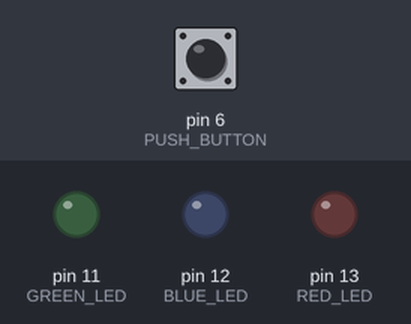
Simulated run of this sketch. Board: Arduino Uno, built with avr-gcc and run on an emulated ATmega328P. Parts: output pins drawn as LEDs (lit = HIGH). Dashed ring = blinking. The inputs (shaded band) are chosen by the test bench; at power-on: pin 6 (PUSH_BUTTON) HIGH.

Above: at 1.2 s.
1.3 s: pin 6 (PUSH_BUTTON) pulled LOW for 0.15 s
At 2.6 s:
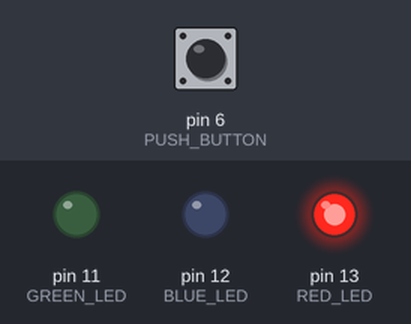
2.9 s: pin 6 (PUSH_BUTTON) pulled LOW for 1 s
At 4.34 s:
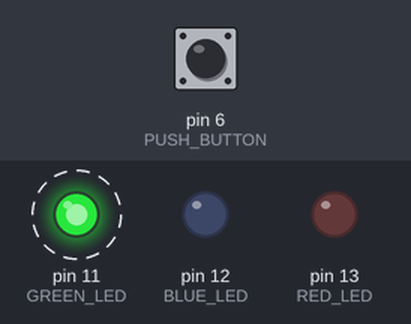
6.9 s: pin 6 (PUSH_BUTTON) pulled LOW for 3.2 s
At 10.64 s:
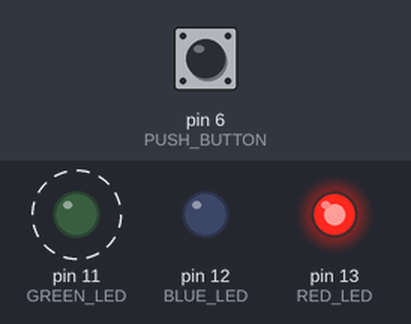
Timing chart, 0 to 17.6 s (numbered marks = the images above; inputs shaded):
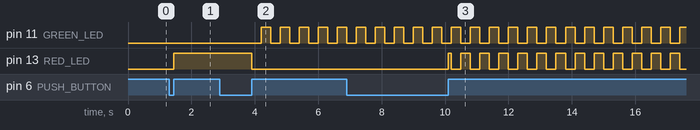

The sketch:

Switches.ino
```cpp
/*
Nick Tasche
1.18.2017
This program moves between different LED lighting sequences depending on how many times a button has been pushed. There are currently 4 states the LEDs can be in.

*/

//init LEDs
const int RED_LED = 13;
const int BLUE_LED = 12;
const int GREEN_LED = 11;

//init Button
const int PUSH_BUTTON = 6;

//creates two variables to compare based of digitalRead of the button for press detection. Val updates count to continue the input loop.
int buttonState = 0;
int val = 0;
int count = 0;

//variable for millis()
unsigned long previousMillis1 = 0;

//delay variables for millis()
const long interval1 = 300;
const long interval2 = 600;


void setup()
{
  //set pins for output
  pinMode(RED_LED, OUTPUT);
  pinMode(BLUE_LED, OUTPUT);
  pinMode(GREEN_LED, OUTPUT);

  Serial.begin (9600);

  //set buttonState at beginning of sequence
  buttonState = digitalRead(PUSH_BUTTON);
}

void loop()
{
  //Main loop assigns which sequence will be used
  while (count < 4)
  {
    //create var for millis()
    unsigned long currentMillis = millis();

    //update val for compare to buttonState
    val = digitalRead(PUSH_BUTTON);

    //Serial.println(count); For checking the loop.

    //updates count once button is released.
    if(val != buttonState)
    {
      if (buttonState == LOW)
      {
      count = count + 1;
      }

    }
    //first sequence - off
    if (count == 0)
    {
      digitalWrite (RED_LED,LOW);
      digitalWrite(GREEN_LED, LOW);
      digitalWrite (BLUE_LED,LOW);
    }

    //second sequence - one LED on constant
    if (count == 1)
    {
      digitalWrite (RED_LED,HIGH);
      digitalWrite(GREEN_LED, LOW);
      digitalWrite (BLUE_LED,LOW);
    }

    //third sequence - blinks single LED
    if (count == 2)
    {
      if (currentMillis - previousMillis1 >= interval1)
      {
        digitalWrite (RED_LED,LOW);
        digitalWrite(GREEN_LED, HIGH);
        digitalWrite (BLUE_LED,LOW);
      }

      if (currentMillis - previousMillis1 < interval1)
      {
        digitalWrite (RED_LED,LOW);
        digitalWrite(GREEN_LED, LOW);
        digitalWrite (BLUE_LED,LOW);
      }

      if (currentMillis - previousMillis1 >= interval2)
      {
        previousMillis1 = currentMillis;
      }

     }

    //fourth sequence blinks between two LEDS
    if (count == 3)
    {
      if (currentMillis - previousMillis1 >= interval1)
      {
        digitalWrite (RED_LED,LOW);
        digitalWrite(GREEN_LED, HIGH);
        digitalWrite (BLUE_LED,LOW);
      }

      if (currentMillis - previousMillis1 < interval1)
      {
        digitalWrite (RED_LED,HIGH);
        digitalWrite(GREEN_LED, LOW);
        digitalWrite (BLUE_LED,LOW);
      }

      if (currentMillis - previousMillis1 >= interval2)
      {
        previousMillis1 = currentMillis;
      }
    }

    //update buttonState for comparison
    buttonState = val;

    }
    //reset count for loop
    count = 0;

}
```

Measured:
- after the input at 1.3 s, pin 13 (RED_LED): LOW → HIGH after 0.15 s
- after the input at 2.9 s, pin 11 (GREEN_LED): alternates HIGH for 0.30 s and LOW for 0.30 s, starting after 1.3 s; pin 13 (RED_LED): HIGH → LOW after 1.0 s
- after the input at 6.9 s, pin 13 (RED_LED): LOW → HIGH after 3.2 s, then repeats every 0.60 s: LOW 0.30 s, HIGH 0.30 s
